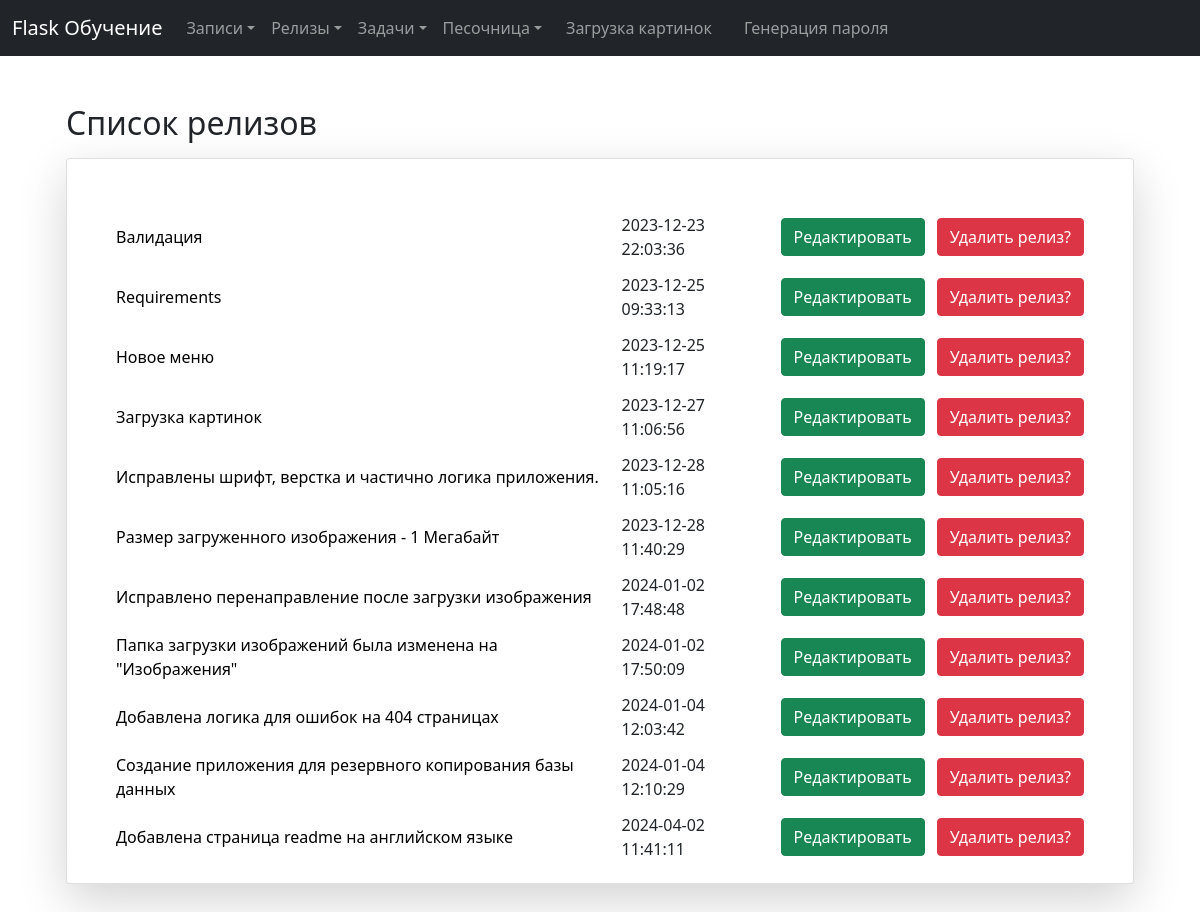
Page /releases on the earlier database version.
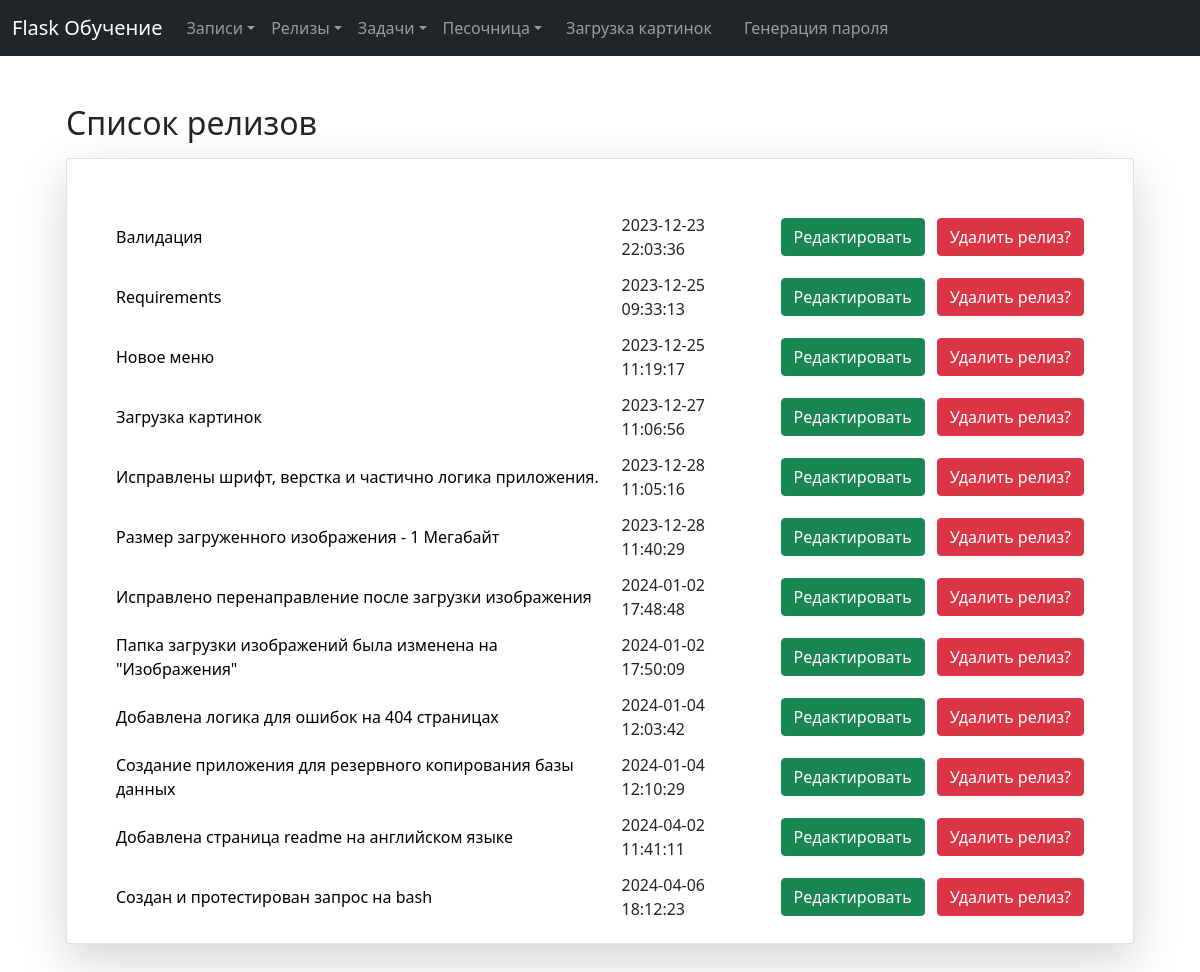
Same page on the later database version.
### tables this page shows
CREATE TABLE "releases"
(
    id       INTEGER
        primary key autoincrement,
    datetime datetime default CURRENT_TIMESTAMP,
    title    TEXT not null,
    content  TEXT not null
);

### app.py (the view)
@app.route("/releases")
def releases():
    conn = get_db_connection()
    releases = conn.execute("SELECT * FROM releases").fetchall()
    conn.close()
    return render_template("releases/releases.html", releases=releases)

### app.py (called while the page is built)
def get_db_connection():
    conn = sqlite3.connect("database.db")
    conn.row_factory = sqlite3.Row
    return conn

### templates/releases/releases.html (shortened to what this page needs)
{% extends "base.html" %}
{% block content %}
<div class="container px-4 py-5" id="custom-cards">
   <h2 class="pb-2">Список релизов</h2>
   <div class="col">
      <div class="card card-cover h-100 overflow-hidden text-bg-dark rounded-4 shadow-lg">
         <div class="d-flex flex-column h-100 p-5 pb-3 text-shadow-1">
            <table>
               <tr>
                  {% for release in releases %}
                  <td><a href="{{ url_for('get_release', release_id=release['id']) }}">{{ release['title'] }}</a></td>
                  <td>{{ release['datetime'] }}</td>
                  <td><a href="{{ url_for('edit_release', id=release['id']) }}" class="btn btn-success">Редактировать</a></td>
                  <td>
                     <form action="{{ url_for('delete_release', id=release['id']) }}" method="POST">
                        <input type="submit" value="Удалить релиз?"
                           class="btn btn-danger btn-bg"
                           onclick="return confirm('Вы уверены что нужно удалить релиз?')">
                     </form>
                  </td>
               </tr>
               {% endfor %}
            </table>
         </div>
      </div>
   </div>
</div>
{% endblock %}

### templates/base.html (shortened to what this page needs)
<!doctype html>
<html>
   <head>
      <link href="https://cdn.jsdelivr.net/npm/bootstrap@5.0.2/dist/css/bootstrap.min.css" rel="stylesheet">
      <link href="{{ url_for('static', filename='styles.css') }}" rel="stylesheet">
   </head>
   <body>
      {% include 'navbar.html' %}
      <main class="container">
         {% block content %}
         {% endblock %}
      </main>
   </body>
</html>

### templates/navbar.html (shortened to what this page needs)
<nav class="navbar navbar-expand-lg navbar-dark bg-dark">
   <div class="container-fluid">
      <a class="navbar-brand" href="{{ url_for('index') }}">Flask Обучение</a>
      <div class="collapse navbar-collapse" id="navbarSupportedContent">
         <ul class="navbar-nav me-auto mb-1 mb-lg-0">
            <li class="nav-item dropdown">
               <a class="nav-link dropdown-toggle"  role="button" data-bs-toggle="dropdown" aria-expanded="false">Записи</a>
            </li>
            <li class="nav-item dropdown">
               <a class="nav-link dropdown-toggle" href="#"  role="button" data-bs-toggle="dropdown" aria-expanded="false">Релизы</a>
            </li>
            <li class="nav-item dropdown">
               <a class="nav-link dropdown-toggle" href="#"  role="button" data-bs-toggle="dropdown" aria-expanded="false">Задачи</a>
            </li>
            <li class="nav-item dropdown">
               <a class="nav-link dropdown-toggle" href="#"  role="button" data-bs-toggle="dropdown" aria-expanded="false">Песочница</a>
            </li>
            <li class="nav-link dropdown ">
                <a class="nav-link dropdown" href="{{ url_for('upload_images') }}">Загрузка картинок</a>
            </li>
            <li class="nav-link dropdown ">
               <a class="nav-link dropdown" href="{{ url_for('password') }}">Генерация пароля</a>
           </li>
         </ul>
      </div>
   </div>
</nav>

### static/styles.css (style rules this page uses)
* { font-family: system-ui; }
.nav-link { padding: 0; }
.btn-success { margin: 10px; }
a { color: black; text-decoration: none; }

Differences in the rows shown:
added releases: title "Создан и протестирован запрос на bash", datetime "2024-04-06 18:12:23"
